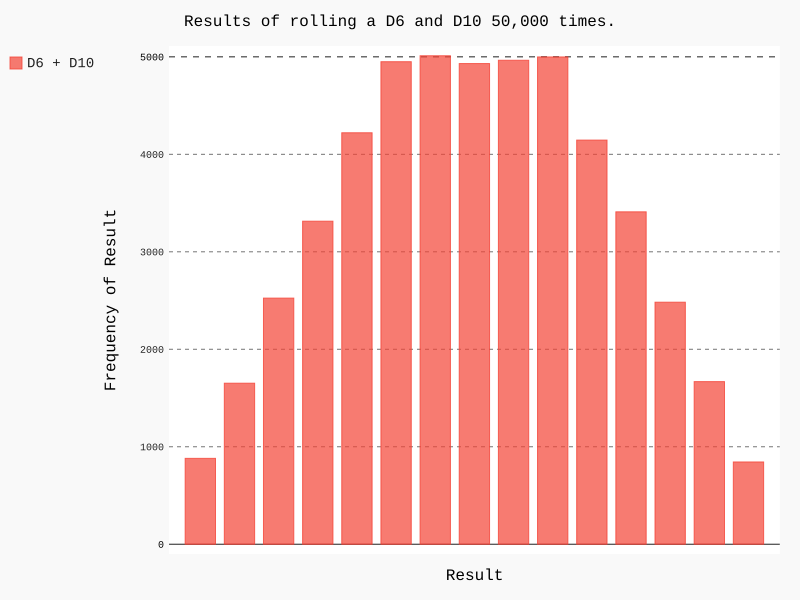

Python code for this plot:
#coding:utf-8
import pygal

from die import Die

# 创建一个D6和一个D10
die_1 = Die()
die_2 = Die(10)

# 掷几次骰子，并将结果存储在一个列表中
results = []
for roll_num in range(50000):
	result = die_1.roll() + die_2.roll()
	results.append(result)

# 分析结果
frequencies = []
max_result = die_1.num_sides + die_2.num_sides
for value in range(2, max_result + 1):
	frequency = results.count(value)
	frequencies.append(frequency)

# 对结果进行可视化
hist = pygal.Bar()

hist.title = "Results of rolling a D6 and D10 50,000 times."
hist.x_lables = ['2', '3', '4', '5', '6', '7', '8', '9', '10', '11', '12', '13', '14', '15', '16']
hist.x_title = "Result"
hist.y_title = "Frequency of Result"

hist.add("D6 + D10", frequencies)
hist.render_to_file('different_dice.svg')
